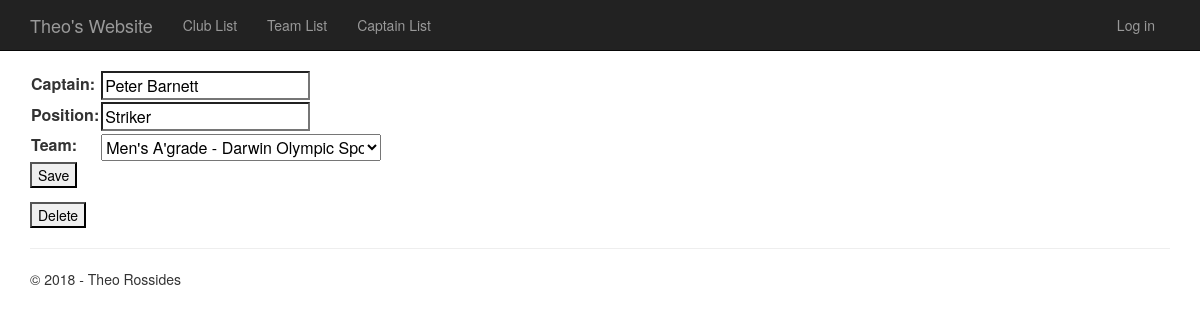
The app's page /players/5 with its own data.
### app/models.py (models this page shows, shortened)
class Player(models.Model):
    captain_name = models.CharField("captain",max_length=25)
    position = models.CharField(max_length=10)
    team = models.ForeignKey(Team)

### app/views.py (the view, shortened to what this page needs)
# urls.py: url(r'^players/(?P<id>\d+)$', app.views.playerdetails, name='playerdetails'),
def playerdetails(request, id):
    player = Player.objects.get(pk = id);
    if request.method == "GET":
        form = PlayerForm(instance=player)
        pagedata= { 'player': player, 'player_form' : form, 'title':'Captain Page', 'year':datetime.now().year }
        return render(request, 'app/playerdetails.html', pagedata);

### app/models.py
class PlayerForm(forms.ModelForm):
    class Meta:
        model = Player;
        fields = ['captain_name', 'position', 'team'];

### app/models.py (called while the page is built)
    def __str__(self):
        return self.name + " - " + self.club.name

### app/templates/app/playerdetails.html (shortened to what this page needs)
﻿{% extends "app/layout.html" %}
{% block content %}
    <form action="" method="post">
        <table>
        {{ player_form.as_table }}
        </table>
        <button type="submit">Save</button>
    </form>
    <form action="{% url 'playerdelete' player.id %}" method="get">
        <button type="submit">Delete</button>
    </form>
{% endblock %}

### app/static/app/content/site.css (style rules this page uses)
body { padding-top: 50px; padding-bottom: 20px; }
input, select, textarea { max-width: 280px; }

### records on screen
Player: captain_name "Peter Barnett", position "Striker", team "Men's A'grade - Darwin Olympic Sporting Club"
